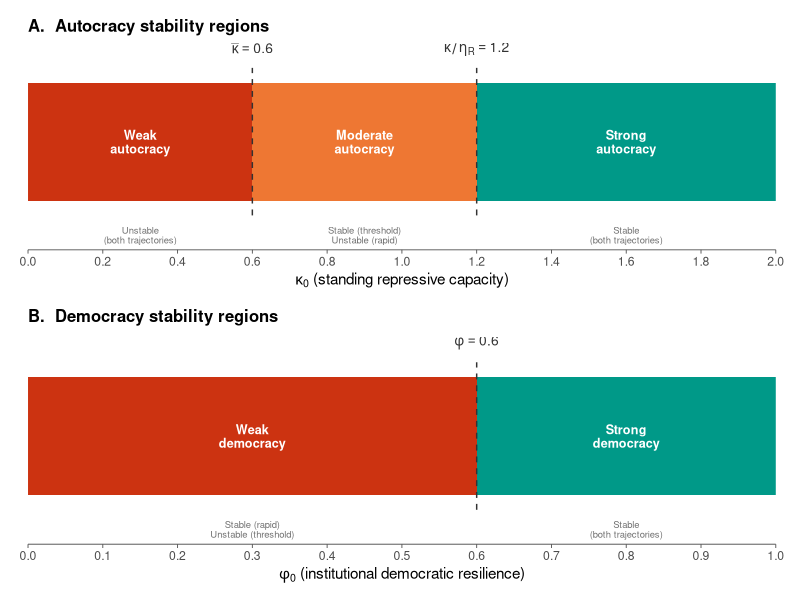
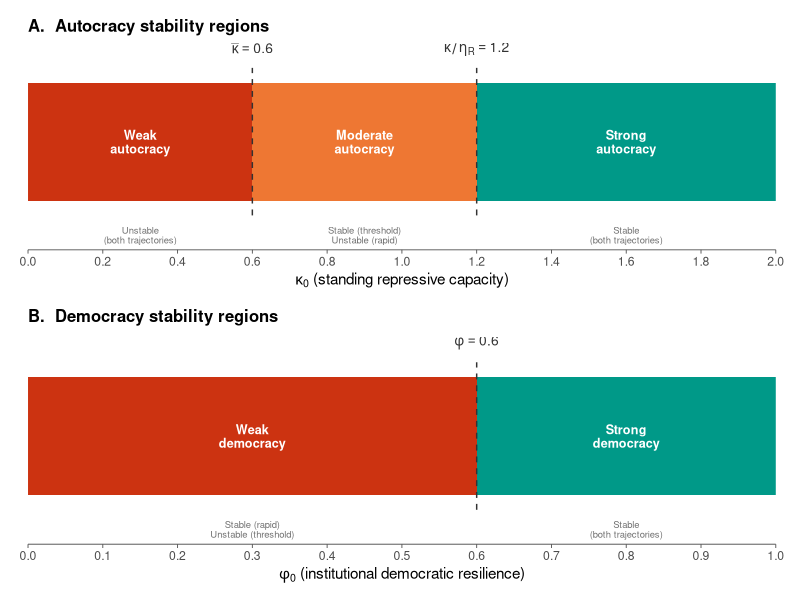

Source code (R) for these figures, in order:
# fig_parametric_space.R
# Parametric space figure for AI and Democracy formal model
# Generates Panel A (Autocracy stability) and Panel B (Democracy stability)

library(ggplot2)
library(patchwork)

# --- Parameters (numerical example) ---
L       <- 1
Delta   <- 0.4
kappa_bar   <- L - Delta        # 0.6
phi_bar     <- L - Delta        # 0.6
eta_R       <- 0.5
kappa_upper <- kappa_bar / eta_R # 1.2

# --- Output directory ---
out_dir <- tryCatch(dirname(sys.frame(1)$ofile), error = function(e) NULL)
if (is.null(out_dir) || out_dir == "") {
  out_dir <- "/Users/manoelgaldino/Documents/DCP/Papers/IA-dem/figures"
}

# --- Colorblind-friendly palette (Okabe-Ito inspired) ---
col_red    <- "#CC3311"
col_amber  <- "#EE7733"
col_green  <- "#009988"

# --- Shared theme ---
theme_strip <- theme_minimal(base_size = 11) +
  theme(
    panel.grid       = element_blank(),
    axis.text.y      = element_blank(),
    axis.ticks.y     = element_blank(),
    axis.title.y     = element_blank(),
    axis.ticks.x     = element_line(colour = "grey30", linewidth = 0.3),
    axis.line.x      = element_line(colour = "grey30", linewidth = 0.3),
    plot.title       = element_text(face = "bold", size = 12, hjust = 0),
    plot.subtitle    = element_text(size = 9, colour = "grey40", hjust = 0),
    plot.margin      = margin(t = 8, r = 12, b = 4, l = 12)
  )

strip_height <- 0.6   # half-height of the strip

# =========================================================
# Panel A - Autocracy stability regions along kappa_0
# =========================================================

df_a <- data.frame(
  xmin  = c(0,          kappa_bar,  kappa_upper),
  xmax  = c(kappa_bar,  kappa_upper, 2),
  label = c("Weak\nautocracy",
            "Moderate\nautocracy",
            "Strong\nautocracy"),
  fill  = c("weak", "moderate", "strong")
)

pa <- ggplot(df_a) +
  # Colored regions
  geom_rect(aes(xmin = xmin, xmax = xmax, ymin = -strip_height, ymax = strip_height,
                fill = fill), colour = NA) +
  # Region labels (centered inside each strip)
  geom_text(aes(x = (xmin + xmax) / 2, y = 0, label = label),
            size = 3.2, lineheight = 0.9, colour = "white", fontface = "bold") +
  # Threshold dashed lines (using annotate to avoid warnings)
  annotate("segment", x = kappa_bar, xend = kappa_bar,
           y = -strip_height - 0.15, yend = strip_height + 0.15,
           linetype = "dashed", linewidth = 0.5, colour = "grey20") +
  annotate("segment", x = kappa_upper, xend = kappa_upper,
           y = -strip_height - 0.15, yend = strip_height + 0.15,
           linetype = "dashed", linewidth = 0.5, colour = "grey20") +
  # Threshold labels
  annotate("text", x = kappa_bar, y = strip_height + 0.35,
           label = expression(bar(kappa) == 0.6),
           size = 3.5, colour = "grey20") +
  annotate("text", x = kappa_upper, y = strip_height + 0.35,
           label = expression(bar(kappa)/eta[R] == 1.2),
           size = 3.5, colour = "grey20") +
  # Subtitle annotations below the strip
  annotate("text", x = kappa_bar / 2, y = -strip_height - 0.35,
           label = "Unstable\n(both trajectories)",
           size = 2.4, colour = "grey45", lineheight = 0.85) +
  annotate("text", x = (kappa_bar + kappa_upper) / 2, y = -strip_height - 0.35,
           label = "Stable (threshold)\nUnstable (rapid)",
           size = 2.4, colour = "grey45", lineheight = 0.85) +
  annotate("text", x = (kappa_upper + 2) / 2, y = -strip_height - 0.35,
           label = "Stable\n(both trajectories)",
           size = 2.4, colour = "grey45", lineheight = 0.85) +
  # Scales
  scale_fill_manual(values = c(weak = col_red, moderate = col_amber, strong = col_green),
                    guide = "none") +
  scale_x_continuous(
    name = expression(kappa[0]~"(standing repressive capacity)"),
    limits = c(0, 2), expand = c(0, 0),
    breaks = seq(0, 2, 0.2)
  ) +
  scale_y_continuous(limits = c(-1.1, 1.0), expand = c(0, 0)) +
  labs(title = "A.  Autocracy stability regions") +
  theme_strip

# =========================================================
# Panel B - Democracy stability regions along phi_0
# =========================================================

df_b <- data.frame(
  xmin  = c(0,        phi_bar),
  xmax  = c(phi_bar,  1),
  label = c("Weak\ndemocracy",
            "Strong\ndemocracy"),
  fill  = c("weak", "strong")
)

pb <- ggplot(df_b) +
  # Colored regions
  geom_rect(aes(xmin = xmin, xmax = xmax, ymin = -strip_height, ymax = strip_height,
                fill = fill), colour = NA) +
  # Region labels
  geom_text(aes(x = (xmin + xmax) / 2, y = 0, label = label),
            size = 3.2, lineheight = 0.9, colour = "white", fontface = "bold") +
  # Threshold dashed line (using annotate)
  annotate("segment", x = phi_bar, xend = phi_bar,
           y = -strip_height - 0.15, yend = strip_height + 0.15,
           linetype = "dashed", linewidth = 0.5, colour = "grey20") +
  # Threshold label
  annotate("text", x = phi_bar, y = strip_height + 0.35,
           label = expression(bar(phi) == 0.6),
           size = 3.5, colour = "grey20") +
  # Subtitle annotations
  annotate("text", x = phi_bar / 2, y = -strip_height - 0.35,
           label = "Stable (rapid)\nUnstable (threshold)",
           size = 2.4, colour = "grey45", lineheight = 0.85) +
  annotate("text", x = (phi_bar + 1) / 2, y = -strip_height - 0.35,
           label = "Stable\n(both trajectories)",
           size = 2.4, colour = "grey45", lineheight = 0.85) +
  # Scales
  scale_fill_manual(values = c(weak = col_red, strong = col_green),
                    guide = "none") +
  scale_x_continuous(
    name = expression(phi[0]~"(institutional democratic resilience)"),
    limits = c(0, 1), expand = c(0, 0),
    breaks = seq(0, 1, 0.1)
  ) +
  scale_y_continuous(limits = c(-1.1, 1.0), expand = c(0, 0)) +
  labs(title = expression(bold("B.  Democracy stability regions"))) +
  theme_strip

# =========================================================
# Combine and save
# =========================================================

fig <- pa / pb + plot_layout(heights = c(1, 1))

# Save as PDF (standard device for maximum compatibility)
ggsave(file.path(out_dir, "fig_parametric_space.pdf"),
       plot = fig, width = 7, height = 4, device = "pdf")
ggsave(file.path(out_dir, "fig_parametric_space.png"),
       plot = fig, width = 7, height = 4, dpi = 300)

cat("Figures saved to:", out_dir, "\n")
